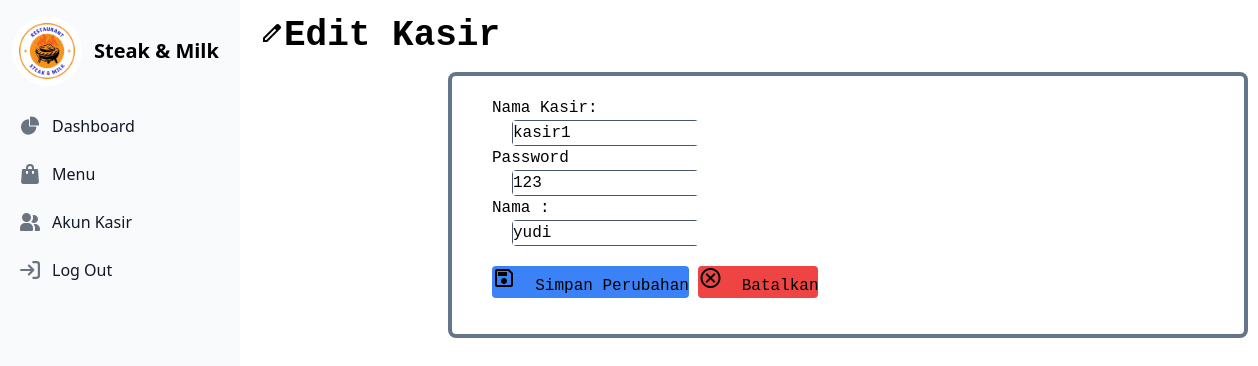
Page /admin/edit_kasir.php?id=6 on the committed database.
### tables this page shows
CREATE TABLE `user` (
  `id_user` int(11) NOT NULL,
  `username` varchar(150) NOT NULL,
  `password` varchar(150) NOT NULL,
  `nama_user` varchar(150) NOT NULL,
  `id_level` int(11) NOT NULL,
  `status` varchar(150) NOT NULL,
  `role` varchar(20) NOT NULL
);

### admin/edit_kasir.php (the view, shortened to what this page needs)
<?php
include '../connection/koneksi.php';
include '../admin/sidebar.php';
$id = $_GET['id'];
$query_data_edit = "select * from user where id_user = $id";
$sql_data_edit = mysqli_query($conn, $query_data_edit);
$result_data_edit = mysqli_fetch_array($sql_data_edit);
$username_kasir = $result_data_edit['username'];
$password = $result_data_edit['password'];
$nama = $result_data_edit['nama_user'];
?>
<head>
    <script src="tailwind.js"></script>
    <link href="template/dashboard/font-awesome/css/font-awesome.css" rel="stylesheet" />
</head>
<body class="ml-52">
    <div class="container">
        <div class="container-fluid">
            <div class="row-fluid">
                <div class="font-mono">
                        <div class="text-4xl font-bold ml-3 mt-4 mb-4">
                            <h5 class="ml-10"><span class="material-symbols-outlined">edit</span>Edit Kasir</h5>
                        </div>
                    <div class="border-4 border-slate-500 rounded-lg mx-60 w-[800px]">
                        <form action="" method="post" class="ml-10" accept-charset="UTF-8" enctype="multipart/form-data">
                            <div class="mt-5">
                                <label class="">Nama Kasir:</label>
                                <div class="border border-slate-600 rounded w-[187px] ml-5">
                                    <input name="" type="text" value="<?php echo $username_kasir; ?>" class="span11" placeholder="Username Kasir" />
                                </div>
                            </div>
                            <div>
                                <label class="control-label">Password</label>
                                <div class="border border-slate-600 rounded w-[187px] ml-5">
                                    <input required name="password" type="text" value="<?php echo $password; ?>" class="span11" placeholder="   Password" />
                                </div>
                            </div>
                            <div class="mb-5">
                                <label class="control-label">Nama :</label>
                                <div class="border border-slate-600 rounded w-[187px] ml-5">
                                    <input required name="nama" value="<?php echo $nama; ?>" type="text" class="span11" placeholder="   Nama" />
                                </div>
                            </div>
                            <div class="form-actions">
                                <button type="submit" name="ubah_kasir" class="bg-blue-500 hover:bg-blue-800 items-center text-center rounded mb-5"><span class="material-symbols-outlined">save</span>&nbsp; Simpan Perubahan</button>
                                <a href="../admin/kasir.php"><button type="submit" class="bg-red-500 hover:bg-red-700 items-center text-center rounded"><span class="material-symbols-outlined">cancel</span>&nbsp; Batalkan</a></a>
                            </div>
                    </div>
                </div>
            </div>
        </div>
    </div>
</body>

### rows in the picture
user: username "kasir1", password "123", nama "yudi"
